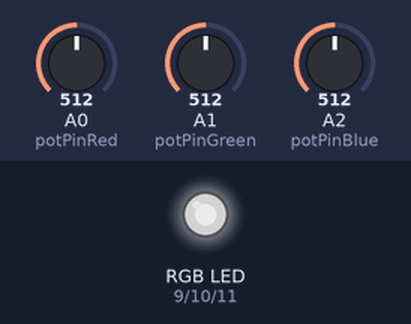
Bench run of a sketch on a simulated Arduino Uno, built with avr-gcc and run on an emulated ATmega328P. Parts: an RGB LED mixed from three pins (HIGH = lit). Inputs (shaded band) come from the test bench; at power-on: A0 (potPinRed) = 512, A1 (potPinGreen) = 512, A2 (potPinBlue) = 512. Dim RGB values are drawn brighter than linear.

Above: at 1.2 s.
1.3 s: A0 (potPinRed) set to 716
At 2.5 s:
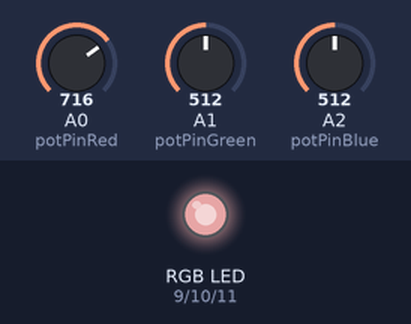
2.8 s: A1 (potPinGreen) set to 716
At 3.9 s:
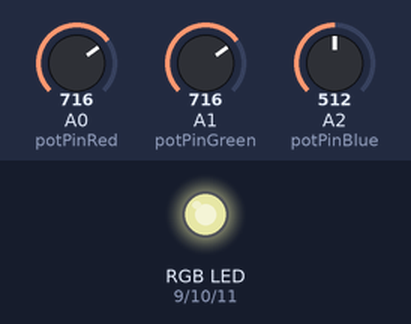
4.3 s: A2 (potPinBlue) set to 716
At 5.1 s:
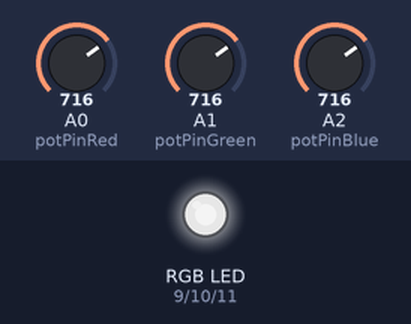
5.8 s: A0 (potPinRed) set to 900
At 6.3 s:
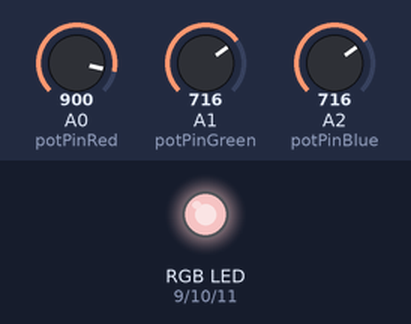
7.3 s: A1 (potPinGreen) set to 900
At 8.4 s:
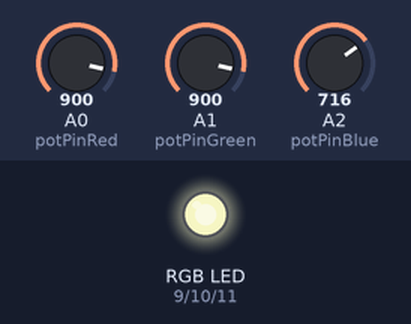
8.8 s: A2 (potPinBlue) set to 900
At 9.6 s:
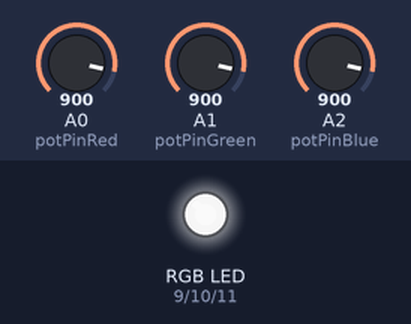
Timing chart, 0 to 11.3 s (numbered marks = the images above; inputs shaded):
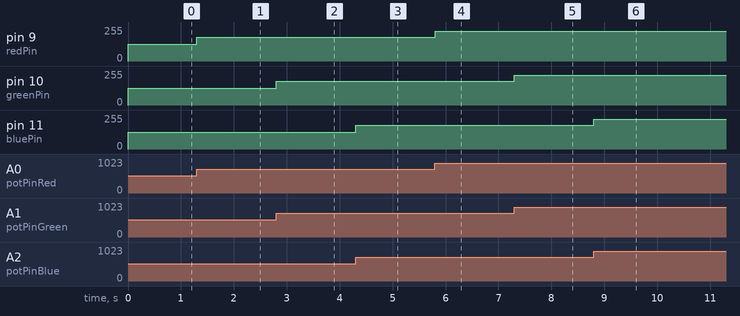

The sketch:

main.ino
```cpp
const int potPinRed = A0;
const int potPinGreen = A1;
const int potPinBlue = A2;

const int redPin = 9;
const int greenPin = 10;
const int bluePin = 11;

int potValueRed = 0;
int potValueGreen = 0;
int potValueBlue = 0;

int valueRed = 0;
int valueGreen = 0;
int valueBlue = 0;

void setup() {
  Serial.begin(9600); // Inițializare serial pentru afișarea datelor în monitorul serial

  pinMode(potPinRed, INPUT);
  pinMode(potPinGreen, INPUT);
  pinMode(potPinBlue, INPUT);
}

void loop() {
  potValueRed = analogRead(potPinRed);
  potValueGreen = analogRead(potPinGreen);
  potValueBlue = analogRead(potPinBlue);

  valueRed = map(potValueRed, 0, 1023, 0, 255);
  valueGreen = map(potValueGreen, 0, 1023, 0, 255);
  valueBlue = map(potValueBlue, 0, 1023, 0, 255);

  analogWrite(redPin, valueRed);
  analogWrite(greenPin, valueGreen);
  analogWrite(bluePin, valueBlue);

  delay(10);
}
```

Measured:
- after the input at 1.3 s, pin 9 (redPin): 127/255 → 178/255 at once
- after the input at 2.8 s, pin 10 (greenPin): 127/255 → 178/255 at once
- after the input at 4.3 s, pin 11 (bluePin): 127/255 → 178/255 at once
- after the input at 5.8 s, pin 9 (redPin): 178/255 → 224/255 at once
- after the input at 7.3 s, pin 10 (greenPin): 178/255 → 224/255 at once
- after the input at 8.8 s, pin 11 (bluePin): 178/255 → 224/255 at once
